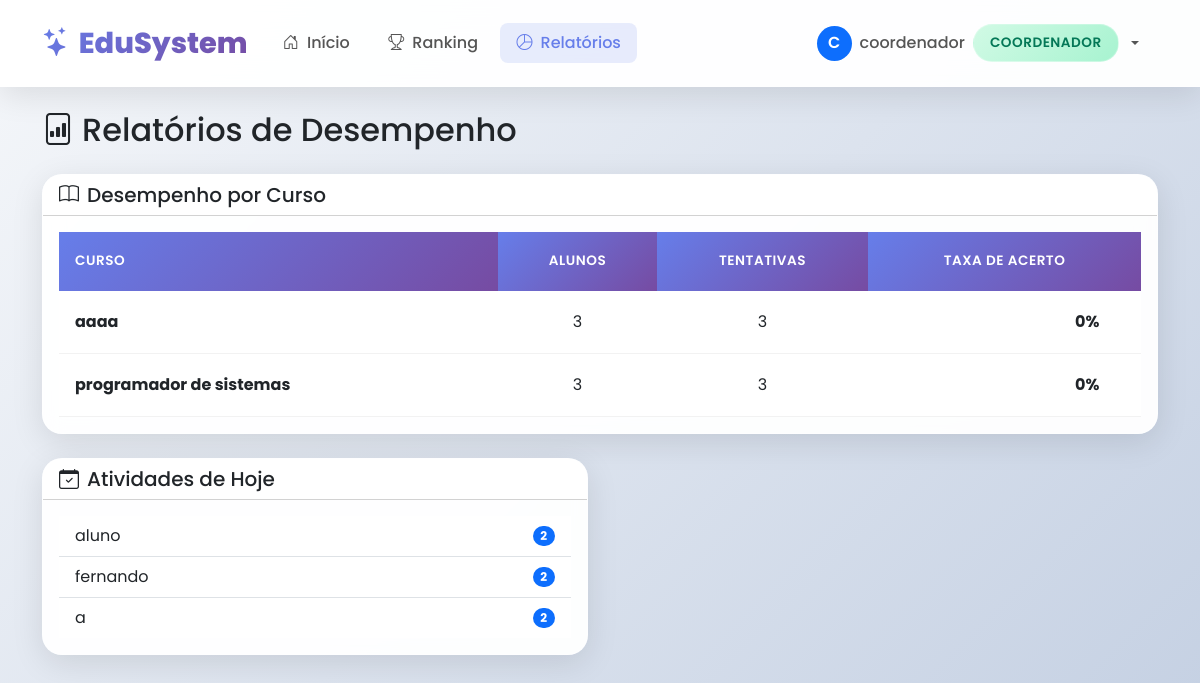
/coordenador/relatorios (signed in), run on the app's committed database.
### tables this page shows
CREATE TABLE cursos (
            id INTEGER PRIMARY KEY AUTOINCREMENT,
            nome TEXT UNIQUE NOT NULL,
            descricao TEXT,
            professor_id INTEGER,
            data_criacao TIMESTAMP DEFAULT CURRENT_TIMESTAMP,
            FOREIGN KEY (professor_id) REFERENCES usuarios(id)
        );

CREATE TABLE usuarios (
            id INTEGER PRIMARY KEY AUTOINCREMENT,
            nome TEXT UNIQUE NOT NULL,
            senha TEXT NOT NULL,
            tipo TEXT NOT NULL CHECK(tipo IN ('aluno', 'professor', 'coordenador')),
            data_cadastro TIMESTAMP DEFAULT CURRENT_TIMESTAMP
        );

### app.py (the view)
@app.route('/coordenador/relatorios')
@login_required
@coordenador_required
def coordenador_relatorios():
    conn = conectar()
    cursor = conn.cursor()
    cursor.execute("""
        SELECT c.nome,
               COUNT(DISTINCT p.aluno_id) as alunos_participantes,
               COUNT(p.id) as total_tentativas,
               SUM(CASE WHEN p.acertou = 1 THEN 1 ELSE 0 END) as acertos,
               ROUND(100.0 * SUM(CASE WHEN p.acertou = 1 THEN 1 ELSE 0 END) / NULLIF(COUNT(p.id), 0), 1) as taxa_acerto
        FROM cursos c
        LEFT JOIN atividades a ON c.id = a.curso_id
        LEFT JOIN progresso p ON a.id = p.atividade_id
        GROUP BY c.id, c.nome
        ORDER BY c.nome
    """)
    por_curso = cursor.fetchall()
    hoje = date.today().isoformat()
    cursor.execute("""
        SELECT u.nome, COUNT(*) as quantidade
        FROM progresso p
        JOIN usuarios u ON p.aluno_id = u.id
        WHERE date(p.data_resposta) = ?
        GROUP BY u.id
        ORDER BY quantidade DESC
    """, (hoje,))
    atividades_hoje = cursor.fetchall()
    conn.close()
    return render_template('coordenador/relatorios.html',
                         por_curso=por_curso,
                         atividades_hoje=atividades_hoje)

### app.py (called while the page is built)
def conectar():
    conn = sqlite3.connect(DB_NAME)
    conn.row_factory = sqlite3.Row
    return conn

def login_required(f):
    @wraps(f)
    def decorated_function(*args, **kwargs):
        if 'user_id' not in session:
            return redirect(url_for('login'))
        return f(*args, **kwargs)
    return decorated_function

def coordenador_required(f):
    @wraps(f)
    def decorated_function(*args, **kwargs):
        if session.get('tipo') != 'coordenador':
            flash('Acesso restrito a coordenadores!', 'danger')
            return redirect(url_for('dashboard'))
        return f(*args, **kwargs)
    return decorated_function

### templates/coordenador/relatorios.html (shortened to what this page needs)
{% extends "base.html" %}
{% block content %}
<h2 class="mb-4"><i class="bi bi-file-bar-graph me-2"></i>Relatórios de Desempenho</h2>
<div class="row mb-4">
    <div class="col-12">
        <div class="card">
            <div class="card-header bg-white">
                <h5 class="mb-0"><i class="bi bi-book me-2"></i>Desempenho por Curso</h5>
            </div>
            <div class="card-body">
                {% if por_curso %}
                <div class="table-responsive">
                    <table class="table">
                        <thead>
                            <tr>
                                <th>Curso</th>
                                <th class="text-center">Alunos</th>
                                <th class="text-center">Tentativas</th>
                                <th class="text-center">Taxa de Acerto</th>
                            </tr>
                        </thead>
                        <tbody>
                            {% for curso in por_curso %}
                            <tr>
                                <td class="fw-bold">{{ curso.nome }}</td>
                                <td class="text-center">{{ curso.alunos_participantes or 0 }}</td>
                                <td class="text-center">{{ curso.total_tentativas or 0 }}</td>
                                <td>
                                    <div class="d-flex align-items-center">
                                        <span class="fw-bold" style="min-width: 50px;">
                                            {{ curso.taxa_acerto or 0 }}%
                                        </span>
                                    </div>
                                </td>
                            </tr>
                            {% endfor %}
                        </tbody>
                    </table>
                </div>
                {% else %}
                <p class="text-muted text-center">Nenhum dado disponível.</p>
                {% endif %}
            </div>
        </div>
    </div>
</div>
<div class="row">
    <div class="col-md-6">
        <div class="card">
            <div class="card-header bg-white">
                <h5 class="mb-0"><i class="bi bi-calendar-check me-2"></i>Atividades de Hoje</h5>
            </div>
            <div class="card-body">
                {% if atividades_hoje %}
                <ul class="list-group list-group-flush">
                    {% for item in atividades_hoje %}
                    <li class="list-group-item d-flex justify-content-between align-items-center">
                        {{ item.nome }}
                        <span class="badge bg-primary rounded-pill">{{ item.quantidade }}</span>
                    </li>
                    {% endfor %}
                </ul>
                {% else %}
                <p class="text-muted text-center mb-0">Nenhuma atividade realizada hoje.</p>
                {% endif %}
            </div>
        </div>
    </div>
</div>
{% endblock %}

### templates/base.html (style rules this page uses)
:root { --primary-gradient: linear-gradient(135deg, #667eea 0%, #764ba2 100%); --secondary-gradient: linear-gradient(135deg, #f093fb 0%, #f5576c 100%); --success-gradient: linear-gradient(135deg, #4facfe 0%, #00f2fe 100%); --warning-gradient: linear-gradient(135deg, #fa709a 0%, #fee140 100%); --dark-gradient: linear-gradient(135deg, #2c3e50 0%, #4ca1af 100%); --glass-bg: rgba(255, 255, 255, 0.95); --glass-border: rgba(255, 255, 255, 0.2); --shadow-soft: 0 8px 32px rgba(0, 0, 0, 0.1); --shadow-hover: 0 20px 60px rgba(0, 0, 0, 0.15); --radius-lg: 20px; --radius-md: 12px; --radius-sm: 8px; }
* { font-family: 'Poppins', sans-serif; }
body { background: linear-gradient(135deg, #f5f7fa 0%, #c3cfe2 100%); min-height: 100vh; overflow-x: hidden; }
.card { background: var(--glass-bg); backdrop-filter: blur(10px); border: 1px solid var(--glass-border); border-radius: var(--radius-lg); box-shadow: var(--shadow-soft); transition: all 0.4s cubic-bezier(0.175, 0.885, 0.32, 1.275); overflow: hidden; animation: slideInUp 0.6s ease-out; }
.card::before { content: ''; position: absolute; top: 0; left: -100%; width: 100%; height: 100%; background: linear-gradient(90deg, transparent, rgba(255,255,255,0.4), transparent); transition: left 0.5s; }
.table { margin-bottom: 0; }
.table thead th { background: var(--primary-gradient); color: white; font-weight: 600; text-transform: uppercase; font-size: 0.85rem; letter-spacing: 0.5px; border: none; padding: 1.2rem 1rem; }
.table tbody tr { transition: all 0.3s ease; }
.table tbody td { padding: 1.2rem 1rem; vertical-align: middle; border-bottom: 1px solid rgba(0,0,0,0.05); }

### data on the page
cursos: nome "aaaa", alunos_participantes "3", total_tentativas "3", taxa_acerto "0"
cursos: nome "programador de sistemas", alunos_participantes "3", total_tentativas "3", taxa_acerto "0"
usuarios: nome "aluno", quantidade "2"
usuarios: nome "fernando", quantidade "2"
usuarios: nome "a", quantidade "2"

### other printed values
{{ session.nome[0].upper() }} "C"
{{ session.nome }} "coordenador"
{{ session.tipo }} "COORDENADOR"
